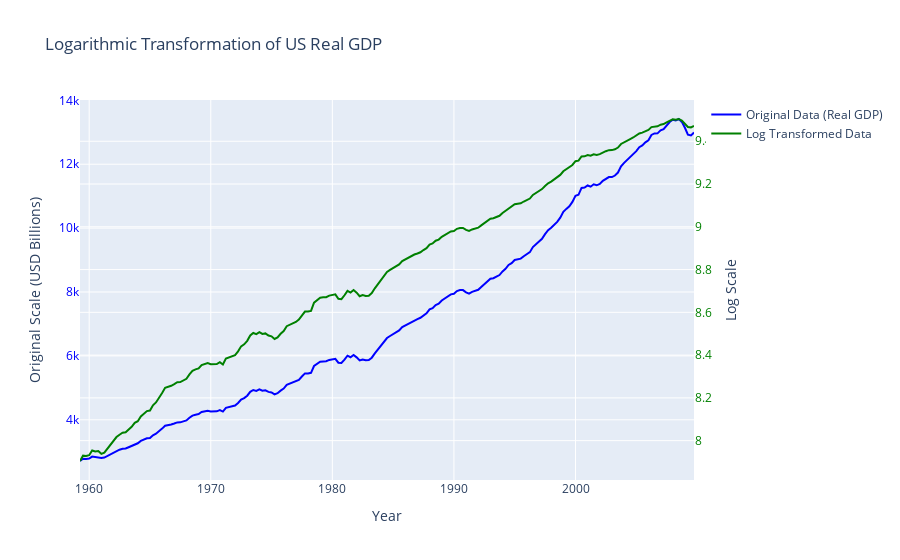

Notebook cell for this chart:
### Code cell
# Логарифмирование
df['log_y'] = np.log(df['y'])

# Визуализация с двумя осями Y
fig = go.Figure()

# Добавление исходных данных (левая ось Y)
fig.add_trace(go.Scatter(
    x=df.index, 
    y=df['y'], 
    mode='lines', 
    name='Original Data (Real GDP)',
    line=dict(color='blue')
))

# Добавление логарифмированных данных (правая ось Y)
fig.add_trace(go.Scatter(
    x=df.index, 
    y=df['log_y'], 
    mode='lines', 
    name='Log Transformed Data',
    line=dict(color='green'),
    yaxis='y2'  # Указываем вторую ось Y
))

# Настройка макета графика
fig.update_layout(
    title="Logarithmic Transformation of US Real GDP",
    xaxis_title="Year",
    yaxis=dict(
        title="Original Scale (USD Billions)", 
        # titlefont=dict(color="blue"),
        tickfont=dict(color="blue")
    ),
    yaxis2=dict(
        title="Log Scale", 
        # titlefont=dict(color="green"),
        tickfont=dict(color="green"),
        overlaying="y", 
        side="right"
    )
)

fig.show()

### Figure 1 — Plotly figure (JSON) as saved in the notebook; plotly's stock layout.template omitted (floating-point values rounded to 4 significant figures; data arrays with more than 128 entries replaced by an {"elided": "..."} marker saying what was removed)
{"data": [{"line": {"color": "blue"}, "mode": "lines", "name": "Original Data (Real GDP)", "type": "scatter", "x": {"elided": "203 str values"}, "y": {"elided": "203 float values"}}, {"line": {"color": "green"}, "mode": "lines", "name": "Log Transformed Data", "type": "scatter", "x": {"elided": "203 str values"}, "y": {"elided": "203 float values"}, "yaxis": "y2"}], "layout": {"title": {"text": "Logarithmic Transformation of US Real GDP"}, "xaxis": {"title": {"text": "Year"}}, "yaxis": {"tickfont": {"color": "blue"}, "title": {"text": "Original Scale (USD Billions)"}}, "yaxis2": {"overlaying": "y", "side": "right", "tickfont": {"color": "green"}, "title": {"text": "Log Scale"}}}}
